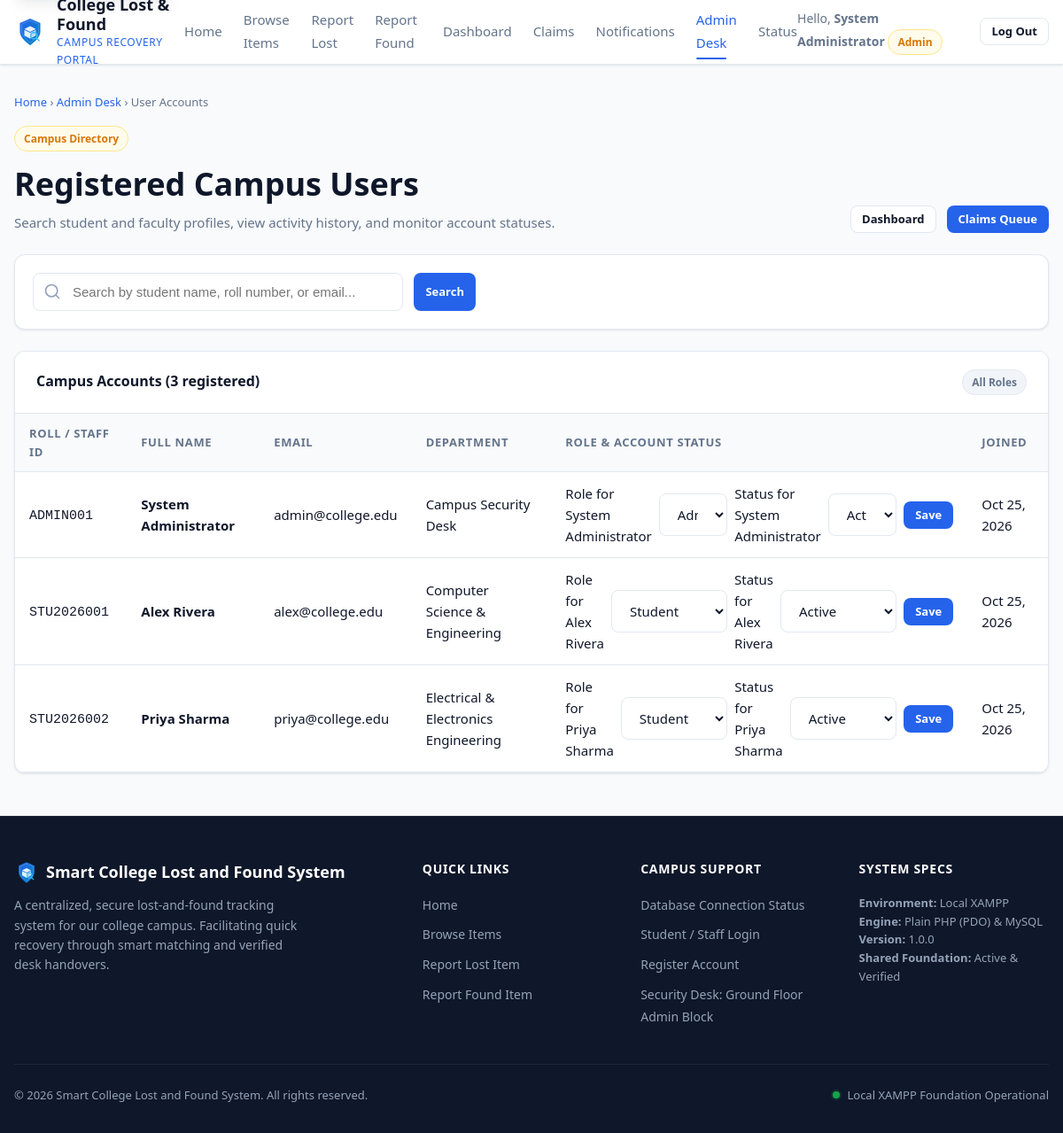
The page /admin/users.php (signed in) on the database its author committed.
### tables this page shows
CREATE TABLE users (
    id INT UNSIGNED AUTO_INCREMENT PRIMARY KEY,
    role ENUM('student', 'staff', 'admin') NOT NULL DEFAULT 'student',
    student_id VARCHAR(30) NULL UNIQUE COMMENT 'College Roll Number / Staff ID',
    full_name VARCHAR(100) NOT NULL,
    email VARCHAR(120) NOT NULL UNIQUE,
    password_hash VARCHAR(255) NOT NULL COMMENT 'Bcrypt / Argon2 hash - Plaintext strictly prohibited',
    phone VARCHAR(20) NOT NULL,
    department VARCHAR(100) NULL,
    status ENUM('active', 'suspended') NOT NULL DEFAULT 'active',
    created_at TIMESTAMP DEFAULT CURRENT_TIMESTAMP,
    updated_at TIMESTAMP DEFAULT CURRENT_TIMESTAMP ON UPDATE CURRENT_TIMESTAMP,
    INDEX idx_user_role_status (role, status),
    INDEX idx_user_email (email)
);

### includes/functions.php (called while the page is built, shortened)
<?php
function e(?string $string): string {
    return htmlspecialchars($string ?? '', ENT_QUOTES, 'UTF-8');
}
function url(string $path = ''): string {
    $base = rtrim(BASE_URL, '/');
    $cleanPath = ltrim($path, '/');
    return $base === '' ? '/' . $cleanPath : $base . '/' . $cleanPath;
}
function is_logged_in(): bool {
    return !empty($_SESSION['user_id']);
}
function is_admin(): bool {
    return is_logged_in() && ($_SESSION['role'] ?? '') === 'admin';
}
function get_current_user_session(): ?array {
    return [
        'id'        => $_SESSION['user_id'] ?? null,
        'role'      => $_SESSION['role'] ?? 'student',
        'full_name' => $_SESSION['full_name'] ?? 'User',
        'email'     => $_SESSION['email'] ?? ''
    ];
}
function format_date(?string $date): string {
    $timestamp = strtotime($date);
    return $timestamp ? date('M j, Y', $timestamp) : e($date);
}

### admin/users.php (the view, shortened to what this page needs)
<?php
require_once __DIR__ . '/../includes/functions.php';
require_once __DIR__ . '/../includes/auth_middleware.php';
$activeNav = 'admin';
$users = [];
$search = trim($_GET['search'] ?? '');
try {
    $pdo = get_db_connection();
    if ($search !== '') {
        $stmt = $pdo->prepare(
            "SELECT id, role, student_id, full_name, email, department, status, created_at
             FROM users
             WHERE full_name LIKE :name_search OR student_id LIKE :id_search OR email LIKE :email_search
             ORDER BY created_at DESC"
        );
        $searchValue = '%' . $search . '%';
        $stmt->execute([
            ':name_search' => $searchValue,
            ':id_search' => $searchValue,
            ':email_search' => $searchValue,
        ]);
    } else {
        $stmt = $pdo->query(
            "SELECT id, role, student_id, full_name, email, department, status, created_at
             FROM users
             ORDER BY created_at DESC"
        );
    }
    $users = $stmt->fetchAll(PDO::FETCH_ASSOC);
} catch (Throwable $e) {
    error_log('Admin/users page error: ' . $e->getMessage());
    $loadError = true;
}
require_once __DIR__ . '/../includes/header.php';
?>
<div class="container section" style="padding-top: var(--space-8);">
    <nav aria-label="Breadcrumb" style="font-size: 0.8125rem; color: var(--color-text-muted); margin-bottom: var(--space-4);">
        <a href="<?= url('index.php') ?>">Home</a> &rsaquo;
        <a href="<?= url('admin/index.php') ?>">Admin Desk</a> &rsaquo;
        <span>User Accounts</span>
    </nav>
    <div style="display: flex; justify-content: space-between; align-items: flex-end; margin-bottom: var(--space-6); flex-wrap: wrap; gap: var(--space-4);">
        <div>
            <span class="badge badge-warning" style="margin-bottom: var(--space-2);">Campus Directory</span>
            <h1 style="font-size: 2.25rem; font-weight: 800; color: var(--color-text); margin-bottom: 2px;">
                Registered Campus Users
            </h1>
            <p style="color: var(--color-text-muted); font-size: 0.9375rem;">
                Search student and faculty profiles, view activity history, and monitor account statuses.
            </p>
        </div>
        <div style="display: flex; gap: var(--space-3);">
            <a href="<?= url('admin/index.php') ?>" class="btn btn-secondary btn-sm">
                Dashboard
            </a>
            <a href="<?= url('admin/manage-claims.php') ?>" class="btn btn-primary btn-sm">
                Claims Queue
            </a>
        </div>
    </div>
    <div class="catalog-filters" style="margin-bottom: var(--space-6);">
        <form method="GET" action="<?= url('admin/users.php') ?>" style="display: flex; gap: var(--space-3); max-width: 500px;">
            <div class="search-input-wrap">
                <input type="text"
                       name="search"
                       value="<?= e($search) ?>"
                       placeholder="Search by student name, roll number, or email...">
            </div>
            <button type="submit" class="btn btn-primary btn-sm">Search</button>
        </form>
    </div>
    <div class="card">
        <div class="card-header">
            <strong>Campus Accounts (<?= count($users) ?> registered)</strong>
            <span class="badge badge-secondary">All Roles</span>
        </div>
        <div class="card-body" style="padding: 0;">
            <?php if (!empty($users)): ?>
                <div class="table-responsive">
                    <table class="table">
                        <thead>
                            <tr>
                                <th>Roll / Staff ID</th>
                                <th>Full Name</th>
                                <th>Email</th>
                                <th>Department</th>
                                <th>Role &amp; Account Status</th>
                                <th>Joined</th>
                            </tr>
                        </thead>
                        <tbody>
                            <?php foreach ($users as $u): ?>
                                <tr>
                                    <td><code><?= e($u['student_id'] ?? 'N/A') ?></code></td>
                                    <td><strong><?= e($u['full_name']) ?></strong></td>
                                    <td><?= e($u['email']) ?></td>
                                    <td><?= e($u['department'] ?? 'General') ?></td>
                                    <td>
                                        <form method="POST" action="<?= url('api/admin/users.php') ?>" class="admin-user-update-form" style="display: flex; gap: var(--space-2); align-items: center; min-width: 260px;">
                                            <label class="sr-only" for="userRole<?= e($u['id']) ?>">Role for <?= e($u['full_name']) ?></label>
                                            <select id="userRole<?= e($u['id']) ?>" name="role" class="form-select">
                                                <?php foreach (['student', 'staff', 'admin'] as $role): ?>
                                                    <option value="<?= e($role) ?>" <?= $u['role'] === $role ? 'selected' : '' ?>><?= ucfirst(e($role)) ?></option>
                                                <?php endforeach; ?>
                                            </select>
                                            <label class="sr-only" for="userStatus<?= e($u['id']) ?>">Status for <?= e($u['full_name']) ?></label>
                                            <select id="userStatus<?= e($u['id']) ?>" name="status" class="form-select">
                                                <?php foreach (['active', 'suspended'] as $status): ?>
                                                    <option value="<?= e($status) ?>" <?= $u['status'] === $status ? 'selected' : '' ?>><?= ucfirst(e($status)) ?></option>
                                                <?php endforeach; ?>
                                            </select>
                                            <button type="submit" class="btn btn-primary btn-sm">Save</button>
                                        </form>
                                    </td>
                                    <td><?= format_date($u['created_at']) ?></td>
                                </tr>
                            <?php endforeach; ?>
                        </tbody>
                    </table>
                </div>
            <?php endif; ?>
        </div>
    </div>
</div>
<?php require_once __DIR__ . '/../includes/footer.php'; ?>

### includes/header.php (shortened to what this page needs)
<?php
require_once __DIR__ . '/functions.php';
$currentUser = get_current_user_session();
$activeNav = $activeNav ?? 'home';
?>
<!DOCTYPE html>
<html lang="en">
<head>
    <link rel="stylesheet" href="<?= url('assets/css/variables.css') ?>">
    <link rel="stylesheet" href="<?= url('assets/css/style.css') ?>">
    <link rel="stylesheet" href="<?= url('assets/css/responsive.css') ?>">
</head>
<body>
    <header class="site-header">
        <div class="container">
            <nav class="navbar" aria-label="Main Navigation">
                <a href="<?= url('index.php') ?>" class="navbar-brand">
                    <img src="<?= url('assets/images/logo.svg') ?>" alt="SCLFS Logo" width="36" height="36">
                    <div class="brand-text">
                        <span class="brand-title"><?= e(APP_SHORT_NAME) ?></span>
                        <span class="brand-subtitle">Campus Recovery Portal</span>
                    </div>
                </a>
                <ul class="navbar-menu" id="navbarMenu">
                    <li>
                        <a href="<?= url('index.php') ?>" class="nav-link <?= $activeNav === 'home' ? 'active' : '' ?>">
                            Home
                        </a>
                    </li>
                    <li>
                        <a href="<?= url('items.php') ?>" class="nav-link <?= $activeNav === 'items' ? 'active' : '' ?>">
                            Browse Items
                        </a>
                    </li>
                    <li>
                        <a href="<?= url('report-lost.php') ?>" class="nav-link <?= $activeNav === 'report-lost' ? 'active' : '' ?>">
                            Report Lost
                        </a>
                    </li>
                    <li>
                        <a href="<?= url('report-found.php') ?>" class="nav-link <?= $activeNav === 'report-found' ? 'active' : '' ?>">
                            Report Found
                        </a>
                    </li>
                    <?php if ($currentUser): ?>
                        <li>
                            <a href="<?= url('dashboard.php') ?>" class="nav-link <?= $activeNav === 'dashboard' ? 'active' : '' ?>">
                                Dashboard
                            </a>
                        </li>
                        <li>
                            <a href="<?= url('claims.php') ?>" class="nav-link <?= $activeNav === 'claims' ? 'active' : '' ?>">
                                Claims
                            </a>
                        </li>
                        <li>
                            <a href="<?= url('notifications.php') ?>" class="nav-link <?= $activeNav === 'notifications' ? 'active' : '' ?>">
                                Notifications
                            </a>
                        </li>
                        <?php if (is_admin()): ?>
                            <li>
                                <a href="<?= url('admin/index.php') ?>" class="nav-link <?= $activeNav === 'admin' ? 'active' : '' ?>">
                                    Admin Desk
                                </a>
                            </li>
                        <?php endif; ?>
                    <?php endif; ?>
                    <li>
                        <a href="<?= url('test_db.php') ?>" class="nav-link <?= $activeNav === 'test-db' ? 'active' : '' ?>">
                            Status
                        </a>
                    </li>
                </ul>
                <div class="navbar-actions">
                    <?php if ($currentUser): ?>
                        <div class="user-greeting" style="font-size: 0.875rem; color: var(--color-text-muted);">
                            Hello, <strong><?= e($currentUser['full_name']) ?></strong>
                            <?php if (is_admin()): ?>
                                <span class="badge badge-warning">Admin</span>
                            <?php endif; ?>
                        </div>
                        <a href="<?= url('api/auth/logout.php') ?>" class="btn btn-secondary btn-sm">Log Out</a>
                    <?php else: ?>
                        <a href="<?= url('login.php') ?>" class="btn btn-secondary btn-sm">Log In</a>
                        <a href="<?= url('register.php') ?>" class="btn btn-primary btn-sm">Register</a>
                    <?php endif; ?>
                </div>
            </nav>
        </div>
    </header>
    <main id="main-content">

### assets/css/variables.css (style rules this page uses)
:root { --color-primary: #2563eb; --color-primary-hover: #1d4ed8; --color-primary-light: #eff6ff; --color-accent: #0284c7; --color-accent-hover: #0369a1; --color-bg: #f8fafc; --color-surface: #ffffff; --color-surface-hover: #f1f5f9; --color-border: #e2e8f0; --color-border-focus: #3b82f6; --color-text: #0f172a; --color-text-muted: #64748b; --color-text-light: #94a3b8; --color-text-inverse: #ffffff; --color-success: #16a34a; --color-success-bg: #f0fdf4; --color-success-border: #bbf7d0; --color-warning: #d97706; --color-warning-bg: #fffbeb; --color-warning-border: #fde68a; --color-danger: #dc2626; --color-danger-bg: #fef2f2; --color-danger-border: #fecaca; --color-info: #0284c7; --color-info-bg: #f0f9ff; --color-info-border: #bae6fd; --color-custody-finder: #d97706; --color-custody-finder-bg: #fffbeb; --color-custody-finder-border: #fde68a; --color-custody-security: #4338ca; --color-custody-security-bg: #eef2ff; --color-custody-security-border: #c7d2fe; --color-custody-returned: #15803d; --color-custody-returned-bg: #f0fdf4; --color-custody-returned-border: #bbf7d0; --color-confidential: #7c3aed; --color-confidential-hover: #6d28d9; --color-confidential-bg: #f5f3ff; --color-confidential-border: #ddd6fe; --color-match-high: #16a34a; --color-match-high-bg: #dcfce7; --color-match-med: #d97706; --color-match-med-bg: #fef3c7; --color-match-low: #64748b; --color-match-low-bg: #f1f5f9; --font-sans: system-ui, -apple-system, BlinkMacSystemFont, 'Segoe UI', Roboto, 'Helvetica Neue', Arial, sans-serif; --font-mono: ui-monospace, SFMono-Regular, Menlo, Monaco, Consolas, 'Liberation Mono', monospace; --space-1: 0.25rem; --space-2: 0.5rem; --space-3: 0.75rem; --space-4: 1rem; --space-5: 1.25rem; --space-6: 1.5rem; --space-8: 2rem; --space-10: 2.5rem; --space-12: 3rem; --space-16: 4rem; --radius-sm: 0.375rem; --radius-md: 0.5rem; --radius-lg: 0.75rem; --radius-xl: 1rem; --radius-full: 9999px; --shadow-xs: 0 1px 2px 0 rgba(15, 23, 42, 0.05); --shadow-sm: 0 1px 3px 0 rgba(15, 23, 42, 0.08), 0 1px 2px -1px rgba(15, 23, 42, 0.08); --shadow-md: 0 4px 6px -1px rgba(15, 23, 42, 0.09), 0 2px 4px -2px rgba(15, 23, 42, 0.06); --shadow-lg: 0 10px 15px -3px rgba(15, 23, 42, 0.08), 0 4px 6px -4px rgba(15, 23, 42, 0.04); --shadow-xl: 0 20px 25px -5px rgba(15, 23, 42, 0.08), 0 8px 10px -6px rgba(15, 23, 42, 0.04); --focus-ring: 0 0 0 3px rgba(37, 99, 235, 0.35); --focus-ring-danger: 0 0 0 3px rgba(220, 38, 38, 0.3); --focus-outline: 2px solid var(--color-primary); --focus-outline-offset: 2px; --z-dropdown: 1000; --z-sticky: 1020; --z-drawer: 1030; --z-modal-backdrop: 1040; --z-modal: 1050; --z-toast: 1060; --transition-fast: 150ms cubic-bezier(0.4, 0, 0.2, 1); --transition-normal: 250ms cubic-bezier(0.4, 0, 0.2, 1); --max-content-width: 1200px; }

### rows shown on the page
users: full_name "System Administrator", student "ADMIN001", email "admin@college.edu", department "Campus Security Desk", created_at "Oct 25, 2026"
users: student "STU2026001", full_name "Alex Rivera", email "alex@college.edu", department "Computer Science & Engineering", created_at "Oct 25, 2026"
users: student "STU2026002", full_name "Priya Sharma", email "priya@college.edu", department "Electrical & Electronics Engineering", created_at "Oct 25, 2026"

### other values the page prints
count($users) "3"
APP_NAME "Smart College Lost and Found System"
APP_VERSION "1.0.0"
form field role "Admin"
form field status "Active"
form field role "Student"
